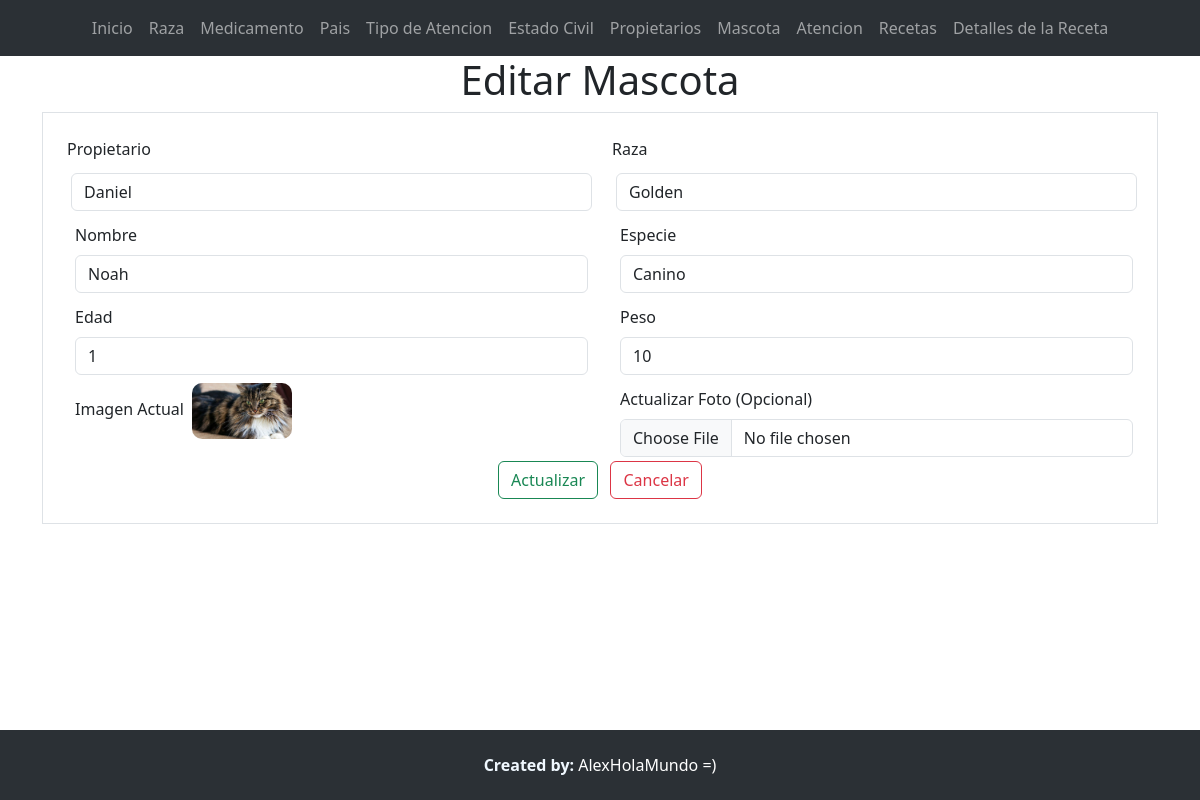
Screenshot of /editarMascota/6 with the database file from the repository.
### Aplicaciones/Veterinaria/models.py (models this page shows, shortened)
class Mascota(models.Model):
    idMascota_wt=models.AutoField(primary_key=True)
    nombre_wt=models.CharField(max_length=100)
    especie_wt=models.CharField(max_length=100)
    edad_wt=models.IntegerField()
    peso_wt=models.IntegerField()
    raza_wt=models.ForeignKey(Raza, null=True, blank=True, on_delete=models.CASCADE)
    propietario_wt=models.ForeignKey(Propietario, null=True, blank=True, on_delete=models.CASCADE)
    imgMascota_wt=models.FileField(upload_to='mascotas', null=True, blank=True)

### Aplicaciones/Veterinaria/views.py (the view)
# urls.py: path('editarMascota/<id>',views.editarMascota),
def editarMascota(request,id):
    mascotaEditar=Mascota.objects.get(idMascota_wt=id)
    propietarioBdd=Propietario.objects.all()
    razaBdd=Raza.objects.all()
    return render(request,'editarMascota.html',{'mascota':mascotaEditar, 'propietarios':propietarioBdd, 'razas':razaBdd})

### Aplicaciones/Veterinaria/templates/editarMascota.html (shortened to what this page needs)
{% extends "./plantilla.html" %} {% block contenido %} {% load static %}
<h1 class="text-center">Editar Mascota</h1>
<div class="container">
  <div class="row">
    <div class="col-md-12">
      <form
        class="border p-4"
        action="/actualizarMascota/"
        method="POST"
        enctype="multipart/form-data"
      >
        <div class="row">
          <div class="col-md-6">
            <label for="" class="form-label"> Propietario</label>
            <select
              name="idPropietario_wt"
              required
              class="form-control m-1"
              id="idPropietario_wt"
            >
              {% for propietario in propietarios %}
              <option value="{{propietario.idPropietario_wt}}">
                {{propietario.nombre_wt}}
              </option>
              {% endfor %}
            </select>
          </div>
          <div class="col-md-6">
            <label for="" class="form-label">Raza</label>
            <select
              name="idRaza_wt"
              required
              class="form-control m-1"
              id="idRaza_wt"
            >
              {% for raza in razas %}
              <option value="{{raza.idRaza_wt}}">{{raza.nombre_wt}}</option>
              {% endfor %}
            </select>
          </div>
        </div>
        <div class="row">
          <div class="col-md-6">
            <div class="m-1">
              <label for="" class="form-label m-1">Nombre</label>
              <input
                type="text"
                required
                class="form-control m-1"
                placeholder="Ej. Candy"
                value="{{mascota.nombre_wt}}"
                name="nombre_wt"
                id="nombre_wt"
              />
            </div>
          </div>
          <div class="col-md-6">
            <div class="m-1">
              <label for="" class="form-label m-1">Especie</label>
              <input
                type="text"
                required
                class="form-control m-1"
                placeholder="Ej. Canino"
                value="{{mascota.especie_wt}}"
                name="especie_wt"
                id="especie_wt"
              />
            </div>
          </div>
        </div>
        <div class="row">
          <div class="col-md-6">
            <div class="m-1">
              <label for="" class="form-label m-1">Edad</label>
              <input
                type="number"
                required
                class="form-control m-1"
                placeholder="Ej. 5"
                value="{{mascota.edad_wt}}"
                name="edad_wt"
                id="edad_wt"
              />
            </div>
          </div>
          <div class="col-md-6">
            <div class="m-1">
              <label for="" class="form-label m-1">Peso</label>
              <input
                type="text"
                required
                class="form-control m-1"
                placeholder="Ej. 24 Kg"
                value="{{mascota.peso_wt}}"
                name="peso_wt"
                id="peso_wt"
              />
            </div>
          </div>
        </div>
        <div class="row">
          <div class="col-md-6">
            <div class="m-1">
              <label for="" class="form-label m-1">Imagen Actual</label>
              {% if mascota.imgMascota_wt %}
              <a href="{{mascota.imgMascota_wt.url}}" target="_blank">
                <img src="{{mascota.imgMascota_wt.url}}" alt="" width="100" />
              </a>
              {% else %}
              <b>No existe imagen</b>
              {% endif %}
            </div>
          </div>
          <div class="col-md-6">
            <div class="m-1">
              <label for="" class="form-label m-1"
                >Actualizar Foto (Opcional)</label
              >
              <input
                type="file"
                accept="image/*"
                class="form-control m-1"
                name="imgMascota_wt"
                id="imgMascota_wt"
              />
            </div>
          </div>
        </div>
        <center class="M-4">
          <button type="submit" name="button" class="btn btn-outline-success">
            Actualizar</button
          >&nbsp;&nbsp;
          <a href="/listaMascota" class="btn btn-outline-danger"> Cancelar </a>
        </center>
      </form>
    </div>
  </div>
</div>
{% endblock %}

### crudDjango/static/css/styles.css (style rules this page uses)
img { width: 100px; object-position: center; border-radius: 10px; }
body { margin: 0; padding: 0; margin-bottom: 70px; }

### rows the page displays
Mascota: nombre_wt "Noah", especie_wt "Canino", edad_wt "1", peso_wt "10", imgMascota_wt (picture)

### other values shown
form field idPropietario_wt "Daniel"
form field idRaza_wt "Golden"
